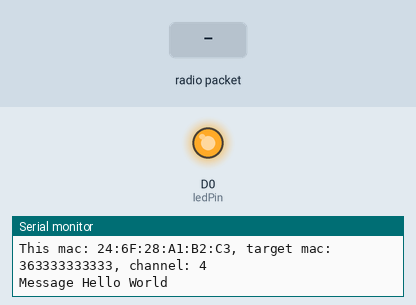
Bench run of a sketch on a simulated ESP8266 (NodeMCU). On the bench: output pins drawn as LEDs (lit = HIGH), the last lines printed to the serial monitor. Dashed ring = blinking. Inputs (shaded band) come from the test bench.

Above: at 0.1 s.
At 1.4 s:
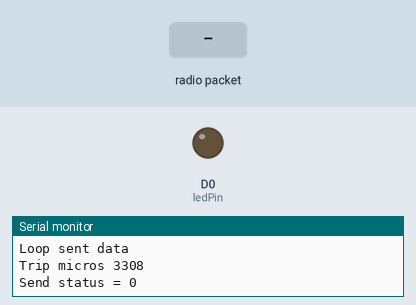
1.8 s: radio packet "1" arrives
At 2.0 s:
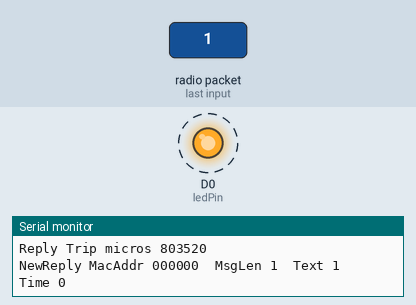
Timing chart, 0 to 10.8 s (numbered marks = the images above; inputs shaded):
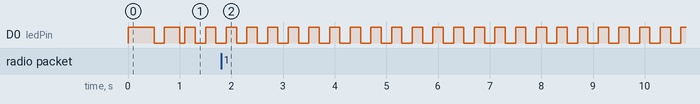

The sketch:

EspnowTwoWayController.ino
```cpp
// EspnowTwoWayController.ino

// a minimal program derived from
//          https://github.com/HarringayMakerSpace/ESP-Now

// This is the program that sends the data and receives the reply. (The Controller)

//=============

#include <ESP8266WiFi.h>
extern "C" {
    #include <espnow.h>
}

    // this is the MAC Address of the slave which receives these sensor readings
uint8_t remoteMac[] = {0x36, 0x33, 0x33, 0x33, 0x33, 0x33};

#define WIFI_CHANNEL 4

    // must match slave struct
struct __attribute__((packed)) DataStruct {
    char text[32];
    unsigned long time;
};

DataStruct sendingData;

DataStruct receivedData;
    // receivedData could use a completely different struct as long as it matches
    //   the reply that is sent by the slave

unsigned long lastSentMillis;
unsigned long sendIntervalMillis = 1000;
unsigned long sentMicros;
unsigned long ackMicros;
unsigned long replyMicros;

unsigned long lastBlinkMillis;
unsigned long fastBlinkMillis = 200;
unsigned long slowBlinkMillis = 700;
unsigned long blinkIntervalMillis = slowBlinkMillis;

byte ledPin = D0;

//==============

void setup() {
    Serial.begin(115200); Serial.println();
    Serial.println("Starting EspnowTwoWayController.ino");

    WiFi.mode(WIFI_STA); // Station mode for esp-now controller
    WiFi.disconnect();

    Serial.printf("This mac: %s, ", WiFi.macAddress().c_str());
    Serial.printf("target mac: %02x%02x%02x%02x%02x%02x", remoteMac[0], remoteMac[1], remoteMac[2], remoteMac[3], remoteMac[4], remoteMac[5]);
    Serial.printf(", channel: %i\n", WIFI_CHANNEL);

    if (esp_now_init() != 0) {
        Serial.println("*** ESP_Now init failed");
        while(true) {};
    }
        // role set to COMBO so it can send and receive - not sure this is essential
    esp_now_set_self_role(ESP_NOW_ROLE_COMBO);

    esp_now_add_peer(remoteMac, ESP_NOW_ROLE_COMBO, WIFI_CHANNEL, NULL, 0);


    esp_now_register_send_cb(sendCallBackFunction);
    esp_now_register_recv_cb(receiveCallBackFunction);

    strcpy(sendingData.text, "Hello World");
    Serial.print("Message "); Serial.println(sendingData.text);

    pinMode(ledPin, OUTPUT);
    digitalWrite(ledPin, HIGH);
    delay(500);
    digitalWrite(ledPin, LOW);
    Serial.println("Setup finished");

}

//==============

void loop() {
    sendData();
    blinkLed();
}

//==============

void sendData() {
    if (millis() - lastSentMillis >= sendIntervalMillis) {
        lastSentMillis += sendIntervalMillis;
        sendingData.time = millis();
        uint8_t byteArray[sizeof(sendingData)];
        memcpy(byteArray, &sendingData, sizeof(sendingData));
        sentMicros = micros();
        esp_now_send(NULL, byteArray, sizeof(sendingData)); // NULL means send to all peers
        Serial.println("Loop sent data");
    }
}

//==============

void sendCallBackFunction(uint8_t* mac, uint8_t sendStatus) {
    ackMicros = micros();
    Serial.print("Trip micros "); Serial.println(ackMicros - sentMicros);
    Serial.printf("Send status = %i", sendStatus);
    Serial.println();
    if (sendStatus == 0) {
        blinkIntervalMillis = fastBlinkMillis;
    }
    else {
        blinkIntervalMillis = slowBlinkMillis;
    }

}

//================

void receiveCallBackFunction(uint8_t *senderMac, uint8_t *incomingData, uint8_t len) {
    replyMicros = micros();
    Serial.print("Reply Trip micros "); Serial.println(replyMicros - sentMicros);
    memcpy(&receivedData, incomingData, sizeof(receivedData));
    Serial.print("NewReply ");
    Serial.print("MacAddr ");
    for (byte n = 0; n < 6; n++) {
        Serial.print (senderMac[n], HEX);
    }
    Serial.print("  MsgLen ");
    Serial.print(len);
    Serial.print("  Text ");
    Serial.print(receivedData.text);
    Serial.print("  Time ");
    Serial.print(receivedData.time);
    Serial.println();
    Serial.println();
}

//================

void blinkLed() {
    if (millis() - lastBlinkMillis >= blinkIntervalMillis) {
        lastBlinkMillis += blinkIntervalMillis;
        digitalWrite(ledPin, ! digitalRead(ledPin));
    }
}
```

Measured:
- by itself, D0 (ledPin): alternates HIGH for 0.20 s and LOW for 0.20 s
